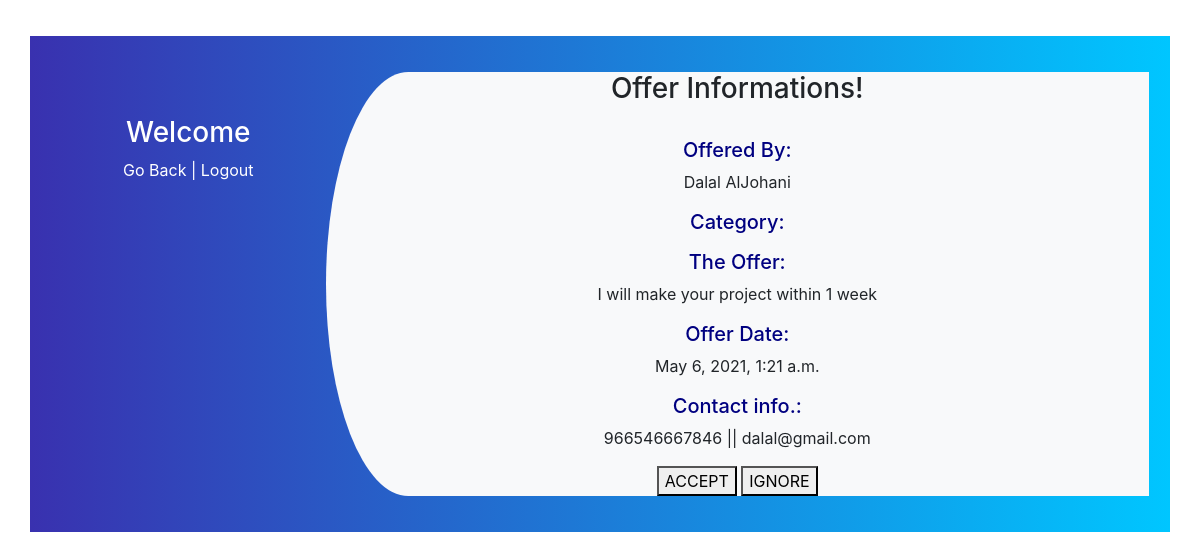
Screenshot of /view/1 with the database file from the repository.
### app/models.py (models this page shows)
class Request(models.Model):
    request = models.CharField(max_length=250)
    offer_from=models.ForeignKey(Freelancer, related_name="request" ,on_delete = models.CASCADE,null=True)
    customer=models.ForeignKey(Customer, related_name="customer1" ,on_delete = models.CASCADE,null=True)
    project=models.ForeignKey(Project, related_name="project" ,on_delete = models.CASCADE,null=True)
    created_at = models.DateTimeField(auto_now_add=True)
    updated_at = models.DateTimeField(auto_now=True)

class Freelancer(models.Model):
    fname = models.CharField(max_length=30)
    lname = models.CharField(max_length=30)
    phone_no= models.IntegerField()
    email = models.CharField(max_length=30)
    category=models.CharField(max_length=30)
    password = models.CharField(max_length=30)
    created_at = models.DateTimeField(auto_now_add=True)
    updated_at = models.DateTimeField(auto_now=True)
    objects = UserManager()

### app/views.py (the view)
# urls.py: path('view/<int:id>', views.view),
def view(request,id):
    context={
        'request':Request.objects.get(id=id)
    }
    return render(request,'view.html',context)

### app/templates/view.html (shortened to what this page needs)
<!DOCTYPE html>
<html lang="en">
<head>
    {% load static %}
    <link rel="stylesheet" href="{% static 'style.css' %}">
    <link rel="stylesheet" href="https://cdnjs.cloudflare.com/ajax/libs/twitter-bootstrap/4.3.1/css/bootstrap.min.css">
</head>
<body>
    <div class="container register">
        <div class="row">
            <div class="col-md-3 register-left">
                <h3>Welcome {{request.session.fname}}
                </h3>
                <a href='/customer'>Go Back </a>|
                <a href='/logout'>Logout</a>
            </div>
            <div class="col-md-9 register-right">
                <h3> Offer Informations!  </h3><br>
                <h5>Offered By:</h5>
                <p>{{request.offer_from.fname}} {{request.offer_from.lname}}</p>
                <h5>Category:</h5>
                <h5>The Offer:</h5>
                <p>{{request.request}} </p>
                <h5>Offer Date:</h5>
                <p>{{request.created_at}} </p>
                <h5>Contact info.:</h5>
                <p>{{request.offer_from.phone_no}} || {{request.offer_from.email}}</p>
                <a href='/approved/{{request.id}}'><button>ACCEPT</button></a>
                <a href='#'><button>IGNORE</button></a>
            </div>
    </body>
</html>

### app/static/style.css (style rules this page uses)
.register { background: -webkit-linear-gradient(left, #3931af, #00c6ff); margin-top: 3%; padding: 3%; }
.register-left { text-align: center; color: #fff; margin-top: 4%; }
.register-right { background: #f8f9fa; border-top-left-radius: 10% 50%; border-bottom-left-radius: 10% 50%; }

### app/templates/view.html (style rules this page uses)
.register { background: -webkit-linear-gradient(left, #3931af, #00c6ff); margin-top: 3%; padding: 3%; }
.register-left { height: 300px; text-align: center; color: #fff; margin-top: 4%; }
.register-right { background: #f8f9fa; border-top-left-radius: 10% 50%; border-bottom-left-radius: 10% 50%; text-align: center; }
a { color:white; }
h5 { color:navy; }

### rows the page displays
Request: offer_from.fname "Dalal", offer_from.lname "AlJohani", request "I will make your project within 1 week", created_at "May 6, 2021, 1:21 a.m.", offer_from.phone_no "966546667846", offer_from.email "dalal@gmail.com"
